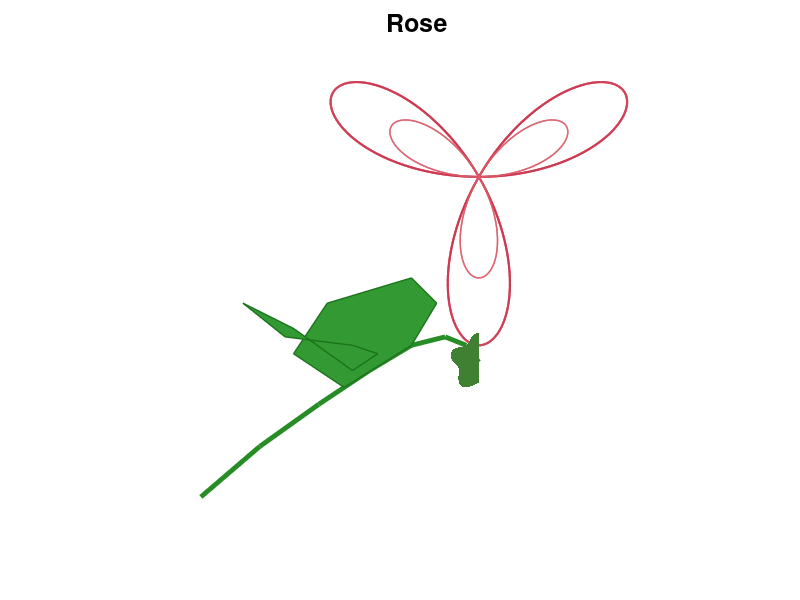

This figure's MATLAB source:
% Draw a beautiful rose

% --- Petals: rose curve (polar) ---
theta = linspace(0, 2*pi, 1000);
n = 3;  % 3 petals for odd n
r = 2 * sin(n * theta);

% Convert to Cartesian
[xp, yp] = pol2cart(theta, r);

% Create a filled, smooth rose shape
figure('Color', 'white', 'Position', [200, 100, 550, 600]);
hold on;

% Draw petals with gradient effect
patch(xp, yp, [0.95 0.3 0.4], 'EdgeColor', [0.8 0.2 0.3], 'LineWidth', 1.5);

% Inner petals
r2 = 1.2 * sin(n * theta);
[xp2, yp2] = pol2cart(theta, r2);
patch(xp2, yp2, [0.98 0.5 0.55], 'EdgeColor', [0.85 0.35 0.4], 'LineWidth', 1);

% Innermost
r3 = 0.5 * sin(n * theta);
[xp3, yp3] = pol2cart(theta, r3);
patch(xp3, yp3, [1 0.7 0.75], 'EdgeColor', 'none');

% --- Stem ---
stem_x = [0, -0.15, -0.4, -0.8, -1.3, -1.9, -2.6, -3.3];
stem_y = [-2.2, -2.0, -1.9, -2.0, -2.3, -2.7, -3.2, -3.8];
plot(stem_x, stem_y, 'Color', [0.15 0.55 0.15], 'LineWidth', 3.5);

% --- Left leaf ---
leaf_x = [-0.8, -1.6, -2.2, -1.8, -0.8, -0.5];
leaf_y = [-2.0, -2.5, -2.1, -1.5, -1.2, -1.5];
patch(leaf_x, leaf_y, [0.2, 0.6, 0.2], 'EdgeColor', [0.1, 0.45, 0.1], 'LineWidth', 1);

% --- Right leaf ---
leaf2_x = [-1.5, -2.2, -2.8, -2.3, -1.5, -1.2];
leaf2_y = [-2.3, -1.8, -1.5, -1.9, -2.0, -2.1];
patch(leaf2_x, leaf2_y, [0.2, 0.6, 0.2], 'EdgeColor', [0.1, 0.45, 0.1], 'LineWidth', 1);

% --- Sepals ---
sepal_theta = linspace(pi/2, 3*pi/2, 200);
sepal_r = 0.3 + 0.05*sin(5*sepal_theta);
[sx, sy] = pol2cart(sepal_theta, sepal_r);
sy = sy - 2.2;
patch(sx, sy, [0.25 0.5 0.2], 'EdgeColor', 'none');

axis equal;
axis off;
title('🌹 Rose', 'FontSize', 18);

% Save
saveas(gcf, fullfile('E:\NEMT Simulator', 'rose_shape.png'));
hold off;

% Keep figure window open
uiwait(gcf);
